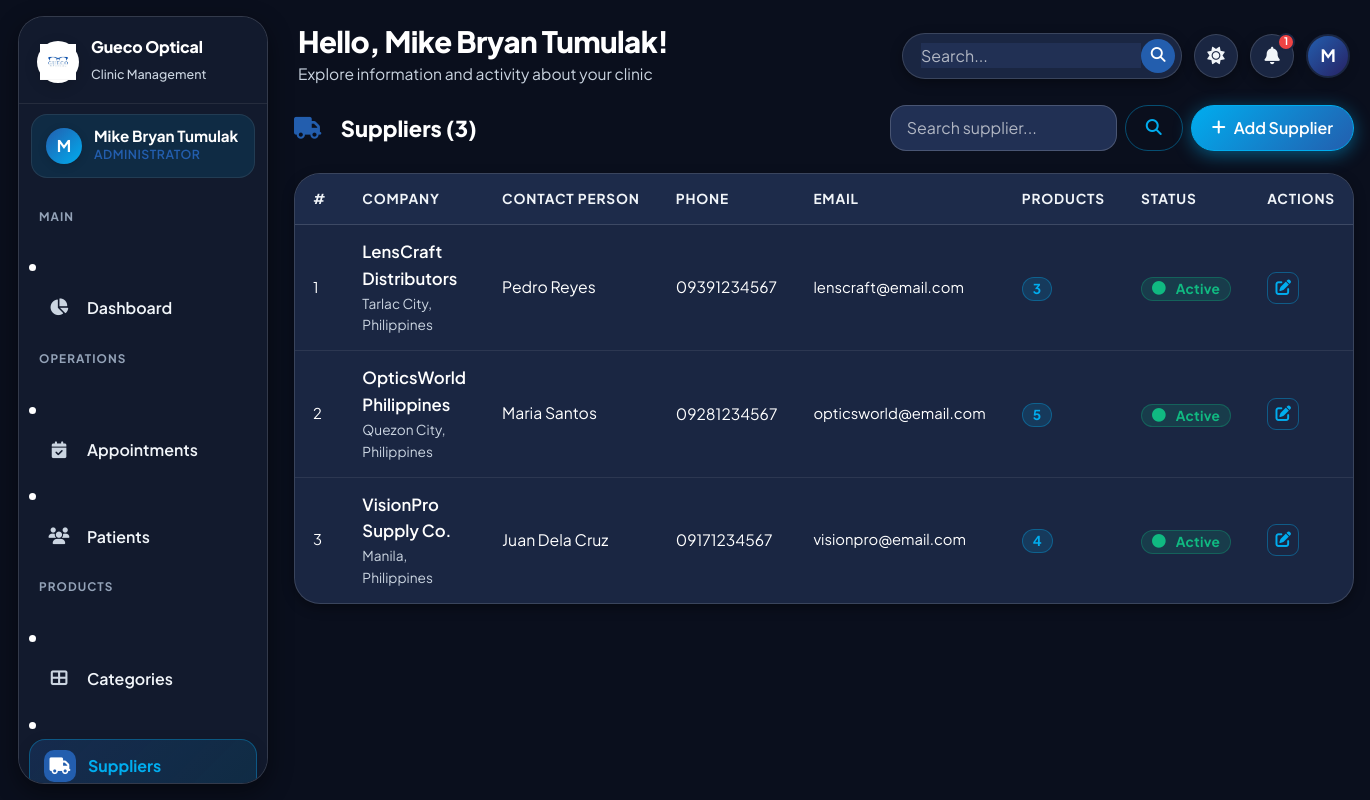
Screenshot of /admin/suppliers.php (signed in) with the database file from the repository.
### tables this page shows
CREATE TABLE `users` (
  `id` int(11) NOT NULL AUTO_INCREMENT,
  `full_name` varchar(100) NOT NULL,
  `email` varchar(100) NOT NULL,
  `password` varchar(255) NOT NULL,
  `role` enum('admin','doctor','saleslady') NOT NULL,
  `phone` varchar(20) DEFAULT NULL,
  `status` enum('active','inactive') DEFAULT 'active',
  `profile_photo` varchar(255) DEFAULT NULL,
  `created_at` timestamp NOT NULL DEFAULT current_timestamp(),
  `updated_at` timestamp NOT NULL DEFAULT current_timestamp() ON UPDATE current_timestamp(),
  PRIMARY KEY (`id`),
  UNIQUE KEY `email` (`email`)
);

CREATE TABLE `suppliers` (
  `id` int(11) NOT NULL AUTO_INCREMENT,
  `company_name` varchar(150) NOT NULL,
  `contact_person` varchar(100) DEFAULT NULL,
  `phone` varchar(20) DEFAULT NULL,
  `email` varchar(100) DEFAULT NULL,
  `address` text DEFAULT NULL,
  `status` enum('active','inactive') DEFAULT 'active',
  `created_at` timestamp NOT NULL DEFAULT current_timestamp(),
  `updated_at` timestamp NOT NULL DEFAULT current_timestamp() ON UPDATE current_timestamp(),
  PRIMARY KEY (`id`),
  UNIQUE KEY `unique_company_name` (`company_name`)
);

### admin/suppliers.php (the view, shortened to what this page needs)
<?php
require_once __DIR__ . '/../config/functions.php';
$db = getDB();
$search = trim($_GET['search'] ?? '');
if ($search !== '') {
    $stmt = $db->prepare("SELECT s.*, (SELECT COUNT(*) FROM products p WHERE p.supplier_id=s.id AND p.status='active') as product_count FROM suppliers s WHERE company_name LIKE ? OR contact_person LIKE ? ORDER BY s.company_name ASC");
    $term = "%$search%";
    $stmt->execute([$term, $term]);
    $suppliers = $stmt->fetchAll();
} else {
    $suppliers = $db->query("SELECT s.*, (SELECT COUNT(*) FROM products p WHERE p.supplier_id=s.id AND p.status='active') as product_count FROM suppliers s ORDER BY s.company_name ASC")->fetchAll();
}
$extraHead = '<link rel="stylesheet" href="'.BASE_URL.'assets/css/pages/suppliers.css">';
include __DIR__ . '/../includes/header.php';
?>
<div class="section-header">
  <h5><i  class="fas fa-truck me-2 sup-b6b6a8"></i>Suppliers (<?= count($suppliers) ?>)</h5>
  <div class="sup-1952d6">
    <form method="GET" class="sup-1952d6">
      <input type="text" name="search" class="form-control" placeholder="Search supplier..." value="<?= htmlspecialchars($search) ?>" class="sup-c4c12b">
      <button type="submit" class="btn btn-outline-primary"><i class="fas fa-search"></i></button>
    </form>
    <button class="btn btn-primary" onclick="openModal('addModal')"><i class="fas fa-plus"></i> Add Supplier</button>
  </div>
</div>
<div class="table-wrapper">
  <div class="table-responsive">
    <table class="table">
      <thead><tr><th>#</th><th>Company</th><th>Contact Person</th><th>Phone</th><th>Email</th><th>Products</th><th>Status</th><th>Actions</th></tr></thead>
      <tbody>
        <?php if (empty($suppliers)): ?>
        <tr><td colspan="8"><div class="empty-state"><div class="empty-icon"><i class="fas fa-truck"></i></div><h6>No suppliers found</h6></div></td></tr>
        <?php else: ?>
        <?php foreach ($suppliers as $i => $sup): ?>
        <tr>
          <td class="sup-67fd48"><?= $i+1 ?></td>
          <td><div class="sup-bac3c9"><?= sanitize($sup['company_name']) ?></div>
              <div class="sup-46d9fd"><?= sanitize($sup['address'] ?: '—') ?></div></td>
          <td class="sup-9ee0bb"><?= sanitize($sup['contact_person'] ?: '—') ?></td>
          <td class="sup-0de4e7"><?= sanitize($sup['phone'] ?: '—') ?></td>
          <td class="sup-bb0425"><?= sanitize($sup['email'] ?: '—') ?></td>
          <td><span class="badge bg-info"><?= $sup['product_count'] ?></span></td>
          <td><?= statusBadge($sup['status']) ?></td>
          <td>
            <button class="btn btn-sm btn-outline-primary btn-icon" title="Edit"
              onclick="openEditSupplier(<?= htmlspecialchars(json_encode($sup)) ?>)">
              <i class="fas fa-edit"></i>
            </button>
          </td>
        </tr>
        <?php endforeach; ?>
        <?php endif; ?>
      </tbody>
    </table>
  </div>
</div>
<?php include __DIR__ . '/../includes/footer.php'; ?>

### includes/header.php (shortened to what this page needs)
<?php
require_once __DIR__ . '/../config/functions.php';
$user        = getCurrentUser();
$fullName    = $user['full_name'] ?? 'Admin';
$initials    = strtoupper(substr($fullName, 0, 1));
$userTheme = $_COOKIE['gueco_theme'] ?? ($_COOKIE['theme'] ?? 'dark');
$currentTheme = ($userTheme === 'light') ? 'light' : 'dark';
?>
<!DOCTYPE html>
<html lang="en" data-theme="<?= $currentTheme ?>">
<head>
  <link href="https://cdn.jsdelivr.net/npm/bootstrap@5.3.3/dist/css/bootstrap.min.css" rel="stylesheet">
  <link rel="stylesheet" href="https://cdnjs.cloudflare.com/ajax/libs/font-awesome/6.5.0/css/all.min.css">
  <link rel="stylesheet" href="<?= BASE_URL ?>assets/css/style.css?v=<?= time() ?>">
  <?php if (isset($extraHead)) echo $extraHead; ?>
</head>
<body>
<div class="app-wrapper">
  <aside class="sidebar" id="sidebar">
    <div class="sidebar-logo">
      <div class="logo-icon">
        <img src="<?= BASE_URL ?>assets/images/logo.png?v=2" alt="Logo" style="width:100%; height:100%; object-fit:contain;">
      </div>
      <div class="logo-text">
        <h6>Gueco Optical</h6>
        <span>Clinic Management</span>
      </div>
    </div>
    <div class="sidebar-user">
      <div class="user-avatar">
        <span><?= $initials ?></span>
      </div>
      <div class="user-info">
        <div class="user-name"><?= sanitize($fullName) ?></div>
        <div class="user-role"><?= getRoleLabel($user['role'] ?? '') ?></div>
      </div>
    </div>
    <nav class="sidebar-nav">
      <?php include __DIR__ . '/sidebar.php'; ?>
    </nav>
  </aside>
  <div class="main-content">
    <header class="app-header">
      <div class="header-left">
        <div class="header-greeting">
          <h4>Hello, <?= sanitize($fullName) ?>!</h4>
          <p>Explore information and activity about your clinic</p>
        </div>
      </div>
      <div class="header-right">
        <div class="header-search-wrap">
          <input type="text" placeholder="Search..." aria-label="Search">
          <button type="button" class="header-search-btn" title="Search">
            <i class="fas fa-search"></i>
          </button>
        </div>
        <button class="header-icon-btn" id="themeToggle" title="Toggle Theme">
          <i class="fas fa-moon" id="themeIcon"></i>
        </button>
        <div class="dropdown" id="notifDropdownWrap">
          <button class="header-icon-btn" type="button" data-bs-toggle="dropdown" aria-expanded="false" title="Notifications">
            <i class="fas fa-bell"></i>
            <?php
            try {
              $db = getDB();
              $stmtCount = $db->prepare("SELECT COUNT(*) as c FROM appointments WHERE status = 'pending' AND appointment_date >= CURDATE()");
              $stmtCount->execute();
              $notifCount = $stmtCount->fetch()['c'];
            } catch(Exception $e) {
              $notifCount = 0;
              $recentAppts = [];
            }
            ?>
            <?php if ($notifCount > 0): ?>
            <span class="notif-badge" id="notifBadgeEl"><?= min($notifCount, 99) ?></span>
            <?php endif; ?>
          </button>
        </div>
        <div class="header-avatar" title="<?= sanitize($fullName) ?>">
          <?= $initials ?>
        </div>
      </div>
    </header>
    <div class="page-content">

### config/functions.php (shortened to what this page needs)
<?php
function getCurrentUser(): ?array {
    try {
        $db = getDB();
        $stmt = $db->prepare("SELECT id, full_name, role, email, phone, status FROM users WHERE id = ?");
        $stmt->execute([$_SESSION['user_id']]);
        $user = $stmt->fetch();
        if ($user) {
            $currentUser = $user;
            return $currentUser;
        }
    } catch (Exception $e) {
    }
    $currentUser = [
        'id'        => $_SESSION['user_id'] ?? 0,
        'full_name' => $_SESSION['user_name'] ?? 'User',
        'role'      => $_SESSION['user_role'] ?? 'guest',
        'email'     => $_SESSION['user_email'] ?? '',
    ];
    return $currentUser;
}
function getRoleLabel(string $role): string {
    return match($role) {
        'admin'     => 'Administrator',
        'doctor'    => 'Optometrist',
        'saleslady' => 'Saleslady / Cashier',
        default     => ucfirst($role),
    };
}
function sanitize(?string $value): string {
    return htmlspecialchars(strip_tags(trim($value)), ENT_QUOTES, 'UTF-8');
}
function statusBadge(?string $status): string {
    $status = (string)($status ?? '');
    $map = [
        'pending'   => ['warning', 'clock'],
        'confirmed' => ['info',    'check-circle'],
        'completed' => ['success', 'check-double'],
        'cancelled' => ['danger',  'times-circle'],
        'no_show'   => ['secondary','user-times'],
        'active'    => ['success', 'circle'],
        'inactive'  => ['danger',  'circle'],
        'stock_in'  => ['success', 'arrow-up'],
        'stock_out' => ['danger',  'arrow-down'],
        'adjustment'=> ['warning', 'edit'],
    ];
    $cfg = $map[$status] ?? ['secondary', 'question-circle'];
    $label = ucwords(str_replace('_', ' ', $status ?: 'unknown'));
    return "<span class='badge bg-{$cfg[0]}'><i class='fas fa-{$cfg[1]} me-1'></i>{$label}</span>";
}

### assets/css/pages/suppliers.css (style rules this page uses)
.sup-b6b6a8 { color:var(--clr-primary) }
.sup-1952d6 { display:flex;gap:8px; }
.sup-67fd48 { font-size:.78rem;color:var(--text-muted) }
.sup-bac3c9 { font-weight:600;font-size:.88rem }
.sup-46d9fd { font-size:.72rem;color:var(--text-muted) }
.sup-9ee0bb { font-size:.83rem }
.sup-0de4e7 { font-size:.82rem }
.sup-bb0425 { font-size:.78rem }

### rows the page displays
users: full_name "M", full_name "Mike Bryan Tumulak", role "ADMINISTRATOR"
suppliers: company_name "LensCraft Distributors", address "Tarlac City, Philippines", contact_person "Pedro Reyes", phone "09391234567", email "lenscraft@email.com", product_count "3", status "Active"
suppliers: company_name "OpticsWorld Philippines", address "Quezon City, Philippines", contact_person "Maria Santos", phone "09281234567", email "opticsworld@email.com", product_count "5", status "Active"
suppliers: company_name "VisionPro Supply Co.", address "Manila, Philippines", contact_person "Juan Dela Cruz", phone "09171234567", email "visionpro@email.com", product_count "4", status "Active"

### other values shown
min($notifCount, 99) "1"
count($suppliers) "3"
